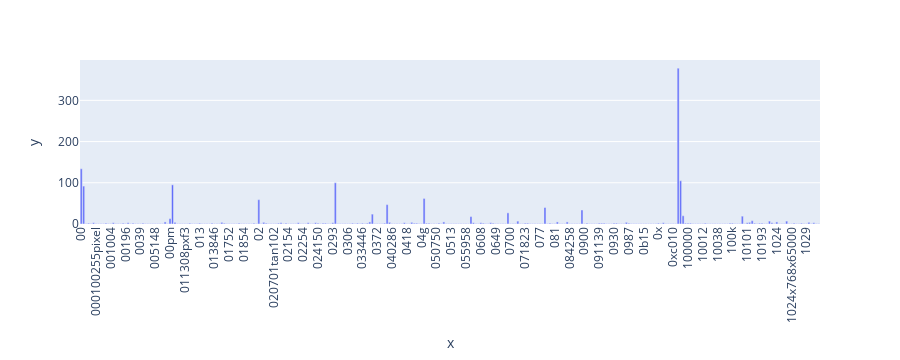

The notebook cell saved with this chart:
### Code cell
#Exercise 12
import plotly.express as px
#set the sum
term_frequencies = np.asarray(X_counts.sum(axis=0))[0]
#use plotly to show pic
fig = px.bar(df_plotly, x=count_vect.get_feature_names_out()[:300] , y=term_frequencies[:300],height=600)
fig.update_layout(xaxis_tickangle=-90)
fig.show()

### Figure 1 — Plotly figure (JSON) as saved in the notebook; plotly's stock layout.template omitted (floating-point values rounded to 4 significant figures; data arrays with more than 128 entries replaced by an {"elided": "..."} marker saying what was removed)
{"data": [{"alignmentgroup": "True", "hovertemplate": "x=%{x}<br>y=%{y}<extra></extra>", "legendgroup": "", "marker": {"color": "#636efa", "pattern": {"shape": ""}}, "name": "", "offsetgroup": "", "orientation": "v", "showlegend": false, "textposition": "auto", "type": "bar", "x": {"elided": "300 str values"}, "xaxis": "x", "y": {"elided": "300 int values"}, "yaxis": "y"}], "layout": {"autosize": true, "barmode": "relative", "height": 360, "legend": {"tracegroupgap": 0}, "margin": {"t": 60}, "xaxis": {"anchor": "y", "autorange": true, "domain": [0, 1], "range": [-0.5, 299.5], "tickangle": -90, "title": {"text": "x"}, "type": "category"}, "yaxis": {"anchor": "x", "autorange": true, "domain": [0, 1], "range": [0, 397.9], "title": {"text": "y"}, "type": "linear"}}}
